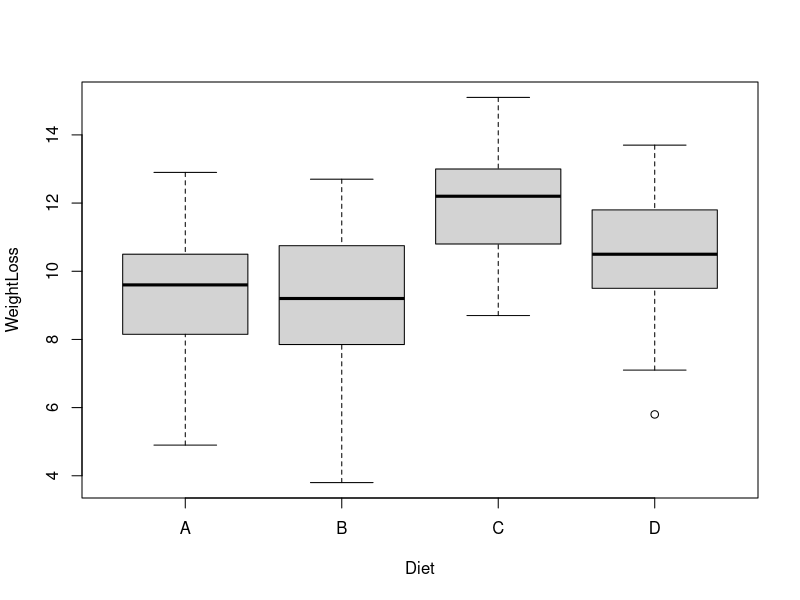
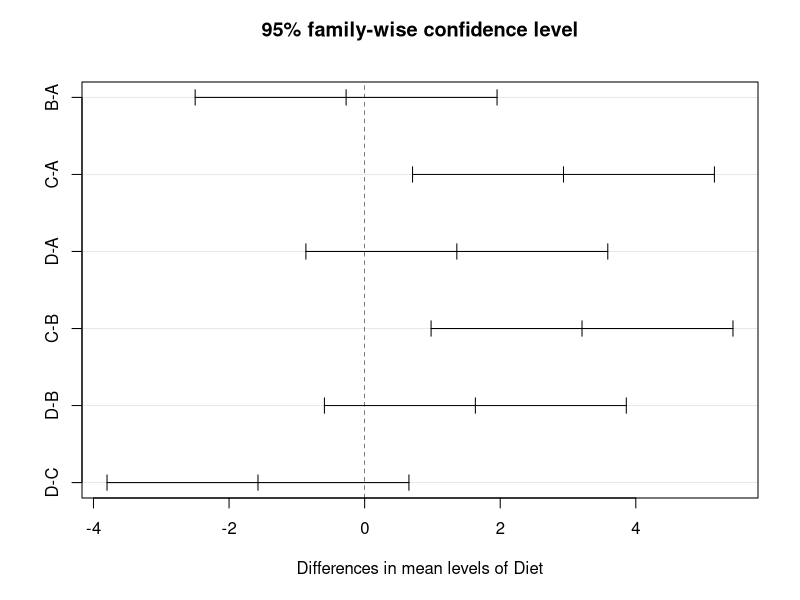

Reproduce these figures in R, in order.
## ---- chunk 1
  library(readr)
  DWL <- read_csv("DietWeightLoss.csv")
  attach(DWL)
## ---- chunk 2
boxplot(WeightLoss ~ Diet)
## ---- chunk 3
ANOVA1 <- aov(WeightLoss ~ Diet)
## ---- chunk 4
summary( ANOVA1)
## ---- chunk 5
TukeyHSD(ANOVA1)
## ---- chunk 6
plot(TukeyHSD(ANOVA1))
## ---- chunk 7
mean(WeightLoss[Diet == "A"])
## ---- chunk 8
sd(WeightLoss[Diet == "B"])
